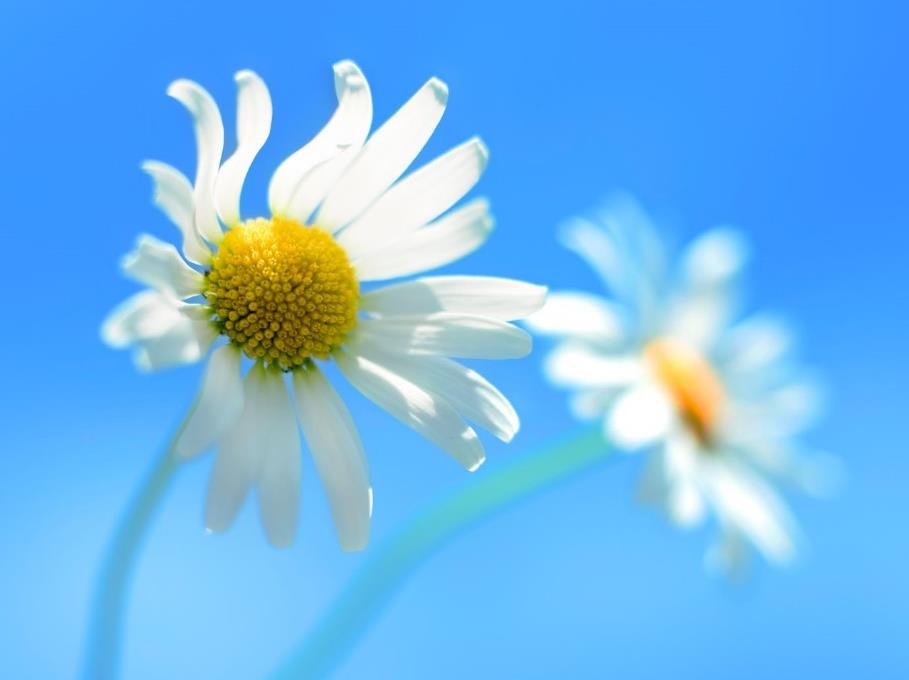
#> input picture imgs/4.jpg, 909 x 680 px
$ python demo5.py   (older library calls are emulated)
#> lines starting #> are read from the running program, lines starting #| are printed output that depends on the picture
# 彩色直方图源码
# 本质：统计每个像素灰度 出现的概率 0-255 p
import cv2
import numpy as np
import matplotlib.pyplot as plt
img = cv2.imread('../imgs/4.jpg',1)
#> img is the input picture: shape (680, 909, 3); mean B, G, R 237, 182.6, 111.4
imgInfo = img.shape
#> imgInfo = (680, 909, 3)
height = imgInfo[0]
#> height = 680
width = imgInfo[1]
#> width = 909

count_b = np.zeros(256,np.float)
count_g = np.zeros(256,np.float)
count_r = np.zeros(256,np.float)
for i in range(0,height):
    for j in range(0,width):
        (b,g,r) = img[i,j]
        index_b = int(b)
        index_g = int(g)
        index_r = int(r)
        count_b[index_b] = count_b[index_b]+1
        count_g[index_g] = count_g[index_g]+1
        count_r[index_r] = count_r[index_r]+1
#> after the loop, count_b = 256 values, max 234446 at index 255, min 41 at index 62, mean 2414.5; count_g = 256 values, max 29796 at index 149, min 0 at index 1, mean 2414.5; count_r = 256 values, max 51122 at index 58, min 0 at index 0, mean 2414.5
for i in range(0,256):
    count_b[i] = count_b[i]/(height*width)
    count_g[i] = count_g[i]/(height*width)
    count_r[i] = count_r[i]/(height*width)
#> after the loop, count_b = 256 values, max 0.379 at index 255, min 6.63e-05 at index 62, mean 0.00391; count_g = 256 values, max 0.0482 at index 149, min 0 at index 1, mean 0.00391; count_r = 256 values, max 0.0827 at index 58, min 0 at index 0, mean 0.00391
x = np.linspace(0,255,256)
y1 = count_b
#> y1 has the same summary as count_b
plt.figure()
plt.bar(x,y1,0.9,alpha=1,color='b')
y2 = count_g
#> y2 has the same summary as count_g
plt.figure()
plt.bar(x,y2,0.9,alpha=1,color='g')
y3 = count_r
#> y3 has the same summary as count_r
plt.figure()
plt.bar(x,y3,0.9,alpha=1,color='r')
plt.show()
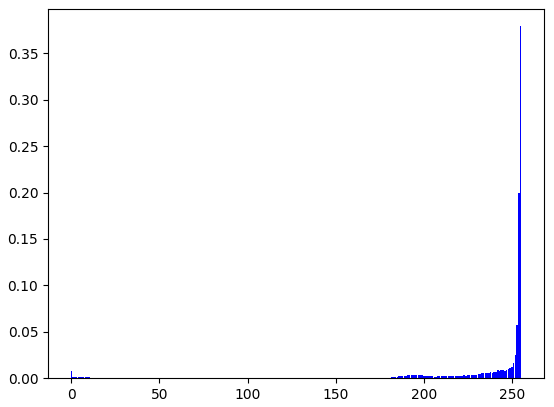
#> figure drawn by matplotlib, 1 panel; tallest bar 0.379 high, from x = 254.6 to 255.5
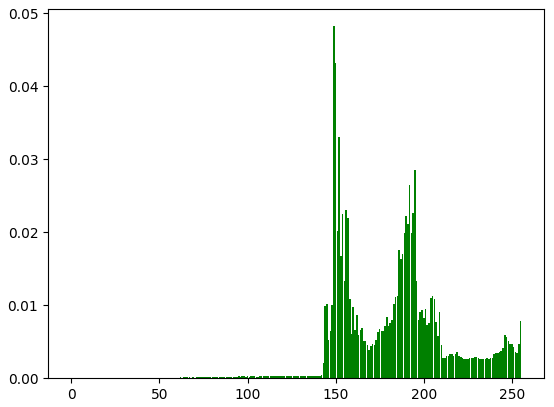
#> figure drawn by matplotlib, 1 panel; tallest bar 0.0482 high, from x = 148.6 to 149.5
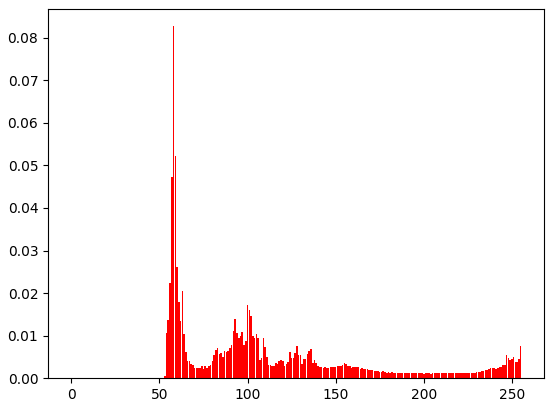
#> figure drawn by matplotlib, 1 panel; tallest bar 0.0827 high, from x = 57.55 to 58.45
cv2.waitKey(0)

$ run again, with imgs/1.jpg copied over imgs/4.jpg
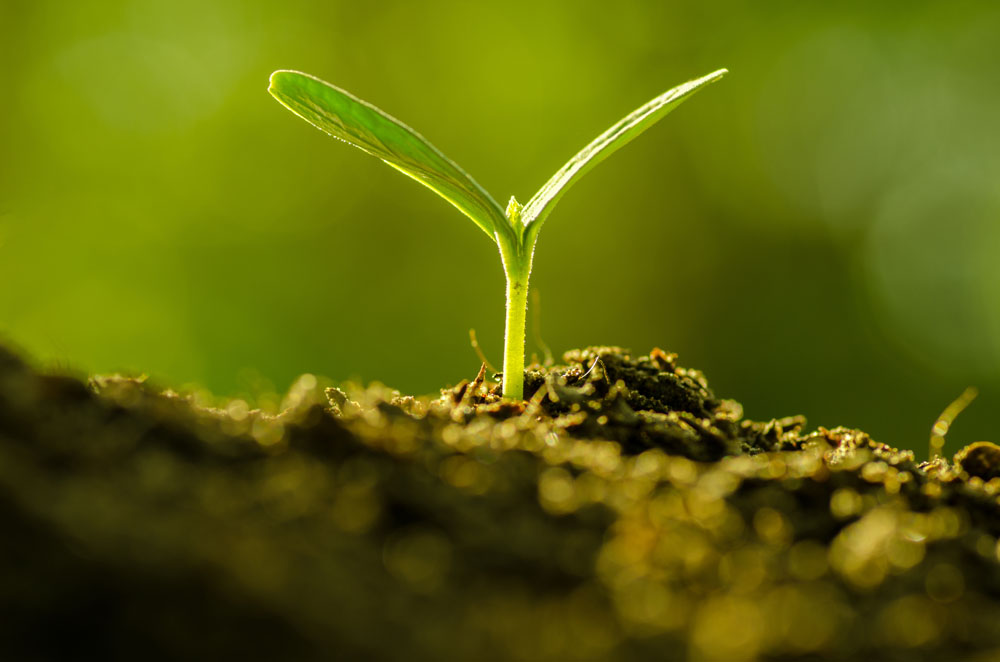
#> input picture imgs/1.jpg, 1000 x 662 px
#> img is the input picture: shape (662, 1000, 3); mean B, G, R 9.3, 100, 93.7
#> after the loop `for i in range(0,height):`: count_b = 256 values, max 123104 at index 1, min 0 at index 245, mean 2585.9; count_g = 256 values, max 7614 at index 150, min 60 at index 236, mean 2585.9; count_r = 256 values, max 10066 at index 130, min 62 at index 1, mean 2585.9
#> after the loop `for i in range(0,256):`: count_b = 256 values, max 0.186 at index 1, min 0 at index 245, mean 0.00391; count_g = 256 values, max 0.0115 at index 150, min 9.06e-05 at index 236, mean 0.00391; count_r = 256 values, max 0.0152 at index 130, min 9.37e-05 at index 1, mean 0.00391
#> y1 has the same summary as count_b
#> y2 has the same summary as count_g
#> y3 has the same summary as count_r
#> `plt.show()`:
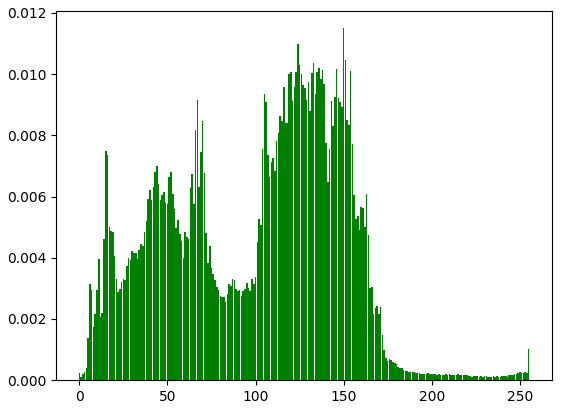
#> figure drawn by matplotlib, 1 panel; tallest bar 0.0115 high, from x = 149.6 to 150.5
#> `plt.show()`:
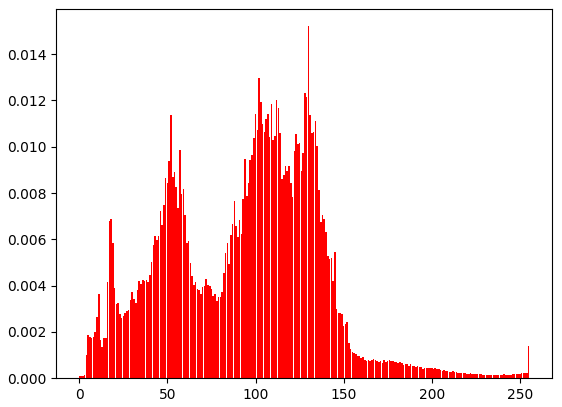
#> figure drawn by matplotlib, 1 panel; tallest bar 0.0152 high, from x = 129.6 to 130.5
